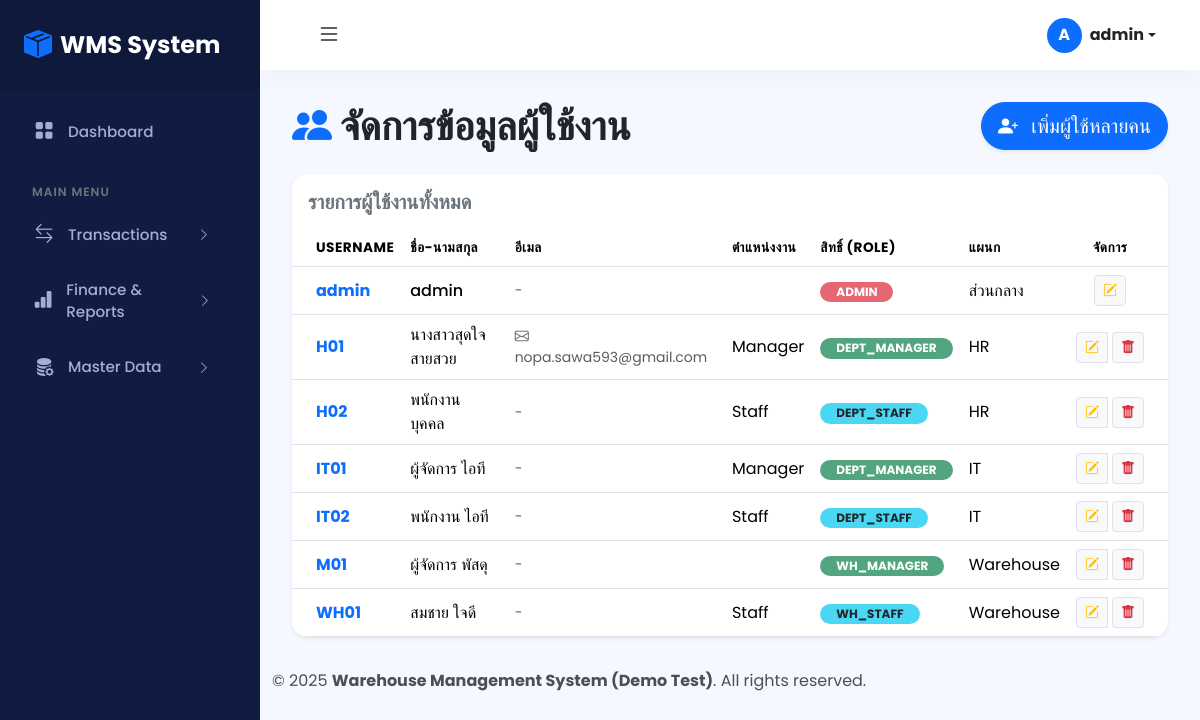
The page /admin/users_list.php (signed in) on the database its author committed.
### tables this page shows
CREATE TABLE `users` (
  `id` int(11) NOT NULL,
  `username` varchar(100) NOT NULL,
  `password_hash` varchar(255) NOT NULL,
  `full_name` varchar(200) DEFAULT NULL,
  `email` varchar(150) DEFAULT NULL,
  `role` enum('ADMIN','WH_MANAGER','WH_STAFF','DEPT_MANAGER','DEPT_STAFF') NOT NULL DEFAULT 'DEPT_STAFF',
  `department_id` int(11) DEFAULT NULL,
  `job_title` enum('Manager','Assistant Manager','Staff') DEFAULT NULL
);

CREATE TABLE `departments` (
  `id` int(11) NOT NULL,
  `name` varchar(255) NOT NULL,
  `description` text DEFAULT NULL
);

### admin/users_list.php (the view, shortened to what this page needs)
<?php
require_once '../includes/header.php';
$sql_users = "SELECT u.id, u.username, u.full_name, u.email, u.role, u.job_title, u.department_id, d.name AS department_name
              FROM users u LEFT JOIN departments d ON u.department_id = d.id
              ORDER BY u.username ASC";
$users_result = $conn->query($sql_users);
?>
<div class="d-flex justify-content-between align-items-center mb-4">
    <h1 class="mb-0 fw-bold text-dark"><i class="bi bi-people-fill me-2 text-primary"></i>จัดการข้อมูลผู้ใช้งาน</h1>
    <a href="user_batch_add.php" class="btn btn-primary btn-lg shadow-sm rounded-pill hover-scale">
        <i class="bi bi-person-plus-fill me-2"></i> เพิ่มผู้ใช้หลายคน
    </a>
</div>
<div class="card border-0 shadow-sm rounded-4 overflow-hidden">
    <div class="card-header bg-white border-0 py-3">
        <h5 class="mb-0 text-secondary fw-bold">รายการผู้ใช้งานทั้งหมด</h5>
    </div>
    <div class="card-body p-0">
        <div class="table-responsive">
            <table class="table table-hover align-middle mb-0">
                <thead class="bg-light text-secondary">
                    <tr>
                        <th class="ps-4 text-uppercase font-size-sm">Username</th>
                        <th class="text-uppercase font-size-sm">ชื่อ-นามสกุล</th>
                        <th class="text-uppercase font-size-sm">อีเมล</th> <th class="text-uppercase font-size-sm">ตำแหน่งงาน</th>
                        <th class="text-uppercase font-size-sm">สิทธิ์ (Role)</th>
                        <th class="text-uppercase font-size-sm">แผนก</th>
                        <th class="text-center pe-4 text-uppercase font-size-sm">จัดการ</th>
                    </tr>
                </thead>
                <tbody>
                    <?php if ($users_result && $users_result->num_rows > 0): ?>
                        <?php while($row = $users_result->fetch_assoc()): ?>
                            <tr>
                                <td class="ps-4 fw-bold text-primary"><?php echo htmlspecialchars($row['username']); ?></td>
                                <td class="fw-medium"><?php echo htmlspecialchars($row['full_name']); ?></td>
                                <td class="text-muted small">
                                    <?php
                                        if(!empty($row['email'])) {
                                            echo '<i class="bi bi-envelope me-1"></i>' . htmlspecialchars($row['email']);
                                        } else {
                                            echo '-';
                                        }
                                    ?>
                                </td>
                                <td><?php echo htmlspecialchars($row['job_title'] ?? '-'); ?></td>
                                <td>
                                    <?php
                                        $role_badge = 'bg-secondary';
                                        if($row['role'] == 'ADMIN') $role_badge = 'bg-danger';
                                        elseif(strpos($row['role'], 'MANAGER') !== false) $role_badge = 'bg-success';
                                        elseif(strpos($row['role'], 'STAFF') !== false) $role_badge = 'bg-info text-dark';
                                    ?>
                                    <span class="badge <?php echo $role_badge; ?> bg-opacity-75 rounded-pill px-3"><?php echo $row['role']; ?></span>
                                </td>
                                <td><?php echo htmlspecialchars($row['department_name'] ?? 'ส่วนกลาง'); ?></td>
                                <td class="text-center pe-4">
                                    <div class="btn-group" role="group">
                                        <button type="button" class="btn btn-light btn-sm text-warning border hover-shadow edit-btn"
                                                title="แก้ไข"
                                                data-bs-toggle="modal" data-bs-target="#userModal"
                                                data-id="<?php echo $row['id']; ?>"
                                                data-username="<?php echo htmlspecialchars($row['username']); ?>"
                                                data-full_name="<?php echo htmlspecialchars($row['full_name']); ?>"
                                                data-email="<?php echo htmlspecialchars($row['email'] ?? ''); ?>"
                                                data-role="<?php echo $row['role']; ?>"
                                                data-job_title="<?php echo htmlspecialchars($row['job_title'] ?? ''); ?>"
                                                data-dept_id="<?php echo $row['department_id'] ?? ''; ?>">
                                            <i class="bi bi-pencil-square"></i>
                                        </button>
                                        <?php if ($row['id'] != $_SESSION['user_id']): ?>
                                        <form action="users_list.php" method="POST" class="d-inline" onsubmit="return confirmDelete('<?php echo htmlspecialchars(addslashes($row['username'])); ?>')">
                                            <button type="submit" class="btn btn-light btn-sm text-danger border hover-shadow ms-1" title="ลบ">
                                                <i class="bi bi-trash-fill"></i>
                                            </button>
                                        </form>
                                        <?php endif; ?>
                                    </div>
                                </td>
                            </tr>
                        <?php endwhile; ?>
                    <?php else: ?>
                        <tr><td colspan="7" class="text-center text-muted py-5">ยังไม่มีข้อมูลผู้ใช้งานในระบบ</td></tr>
                    <?php endif; ?>
                </tbody>
            </table>
        </div>
    </div>
</div>
<?php
require_once '../includes/footer.php';
?>

### style.css (style rules this page uses)
:root { --sidebar-bg: #111c43; --sidebar-color: #a3aed1; --sidebar-active-bg: #1b2a59; --sidebar-active-color: #fff; --body-bg: #f5f8fe; --primary-color: #3b7ddd; --sidebar-width: 260px; --navbar-height: 70px; --card-radius: 16px; }
body { font-family: 'Poppins', sans-serif; background-color: var(--body-bg); margin: 0; overflow-x: hidden; color: #495057; }
.card { border: none; box-shadow: 0 0 0.875rem 0 rgba(33, 40, 50, 0.05); border-radius: var(--card-radius); }

### admin/users_list.php (style rules this page uses)
.font-size-sm { font-size: 0.85rem; letter-spacing: 0.5px; }

### rows shown on the page
users: username "admin", full_name "admin", role "ADMIN", department_name "ส่วนกลาง"
users: username "H01", full_name "นางสาวสุดใจ สายสวย", email "nopa.sawa593@gmail.com", job_title "Manager", role "DEPT_MANAGER", department.name "HR"
users: username "H02", full_name "พนักงาน บุคคล", job_title "Staff", role "DEPT_STAFF", department.name "HR"
users: username "IT01", full_name "ผู้จัดการ ไอที", job_title "Manager", role "DEPT_MANAGER", department.name "IT"
users: username "IT02", full_name "พนักงาน ไอที", job_title "Staff", role "DEPT_STAFF", department.name "IT"
users: username "M01", full_name "ผู้จัดการ พัสดุ", role "WH_MANAGER", department.name "Warehouse"
users: username "WH01", full_name "สมชาย ใจดี", job_title "Staff", role "WH_STAFF", department.name "Warehouse"

### other values the page prints
mb_substr($user_name, 0, 1, 'UTF-8') "A"
$user_name "admin"
